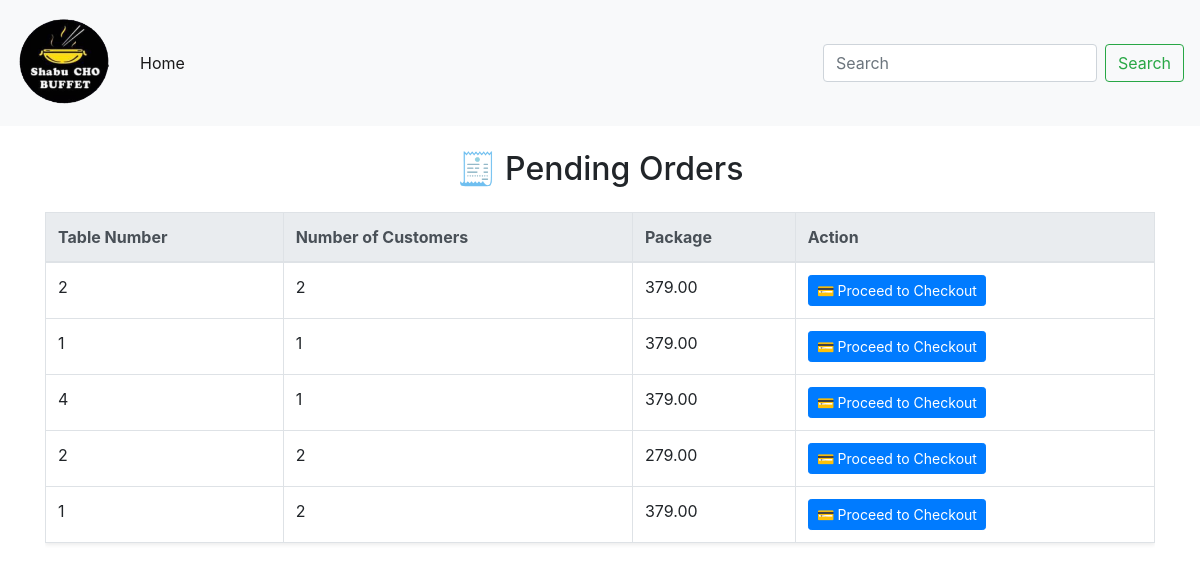
Screenshot of /checkout_list/ with the database file from the repository.
### food/models.py (models this page shows, shortened)
class Order(models.Model):
    PENDING = 'Pending'
    FINISHED = 'Finished'
    ORDER_STATUS_CHOICES = [
        (PENDING, 'Pending'),
        (FINISHED, 'Finished'),
    ]
    order_id = models.CharField(max_length=100, editable=False, unique=True, default=uuid.uuid4)
    status = models.CharField(max_length=20, choices=ORDER_STATUS_CHOICES, default=PENDING)
    created_time = models.DateTimeField(auto_now_add=True)
    updated_time = models.DateTimeField(auto_now=True)
    total_price = models.DecimalField(max_digits=10, decimal_places=2, default=0.00)
    session_expired = models.BooleanField(default=False)
    table = models.ForeignKey(Table, related_name='orders', on_delete=models.CASCADE)
    num_customers = models.PositiveIntegerField(default=1)
    selected_package = models.CharField(max_length=255, blank=True, null=True)
    class Meta:
        ordering = ['-created_time']

class Table(models.Model):
    table_number = models.IntegerField(unique=True)
    is_occupied = models.BooleanField(default=False)
    capacity = models.PositiveIntegerField(default=1)  # Number of seats

### food/views.py (the view)
# urls.py: path('checkout_list/', views.checkout_list, name='checkout'), #add
def checkout_list(request):
    orders = Order.objects.filter(status='Pending').select_related('table')
    return render(request, 'checkout_list.html', {'orders': orders})

### food/templates/checkout_list.html (shortened to what this page needs)
{% extends 'base.html' %}
{% block content %}
<div class="container mt-4">
    <h2 class="text-center mb-4">🧾 Pending Orders</h2>
    <div class="table-responsive">
        <table class="table table-bordered table-hover align-middle shadow-sm bg-white">
            <thead class="thead-light">
                <tr>
                    <th>Table Number</th>
                    <th>Number of Customers</th>
                    <th>Package</th>
                    <th>Action</th>
                </tr>
            </thead>
            <tbody>
                {% for order in orders %}
                <tr>
                    <td>{{ order.table.table_number }}</td>
                    <td>{{ order.num_customers }}</td>
                    <td>{{ order.total_price }}</td>
                    <td>
                        <a href="{% url 'checkout' order.order_id %}" class="btn btn-sm btn-primary">
                            💳 Proceed to Checkout
                        </a>
                    </td>
                </tr>
                {% empty %}
                <tr>
                    <td colspan="4" class="text-center text-muted">No pending orders</td>
                </tr>
                {% endfor %}
            </tbody>
        </table>
    </div>
</div>
{% endblock %}

### rows the page displays
Order: table.table_number "2", num_customers "2", total_price "379.00"
Order: table.table_number "1", num_customers "1", total_price "379.00"
Order: table.table_number "4", num_customers "1", total_price "379.00"
Order: table.table_number "2", num_customers "2", total_price "279.00"
Order: table.table_number "1", num_customers "2", total_price "379.00"
